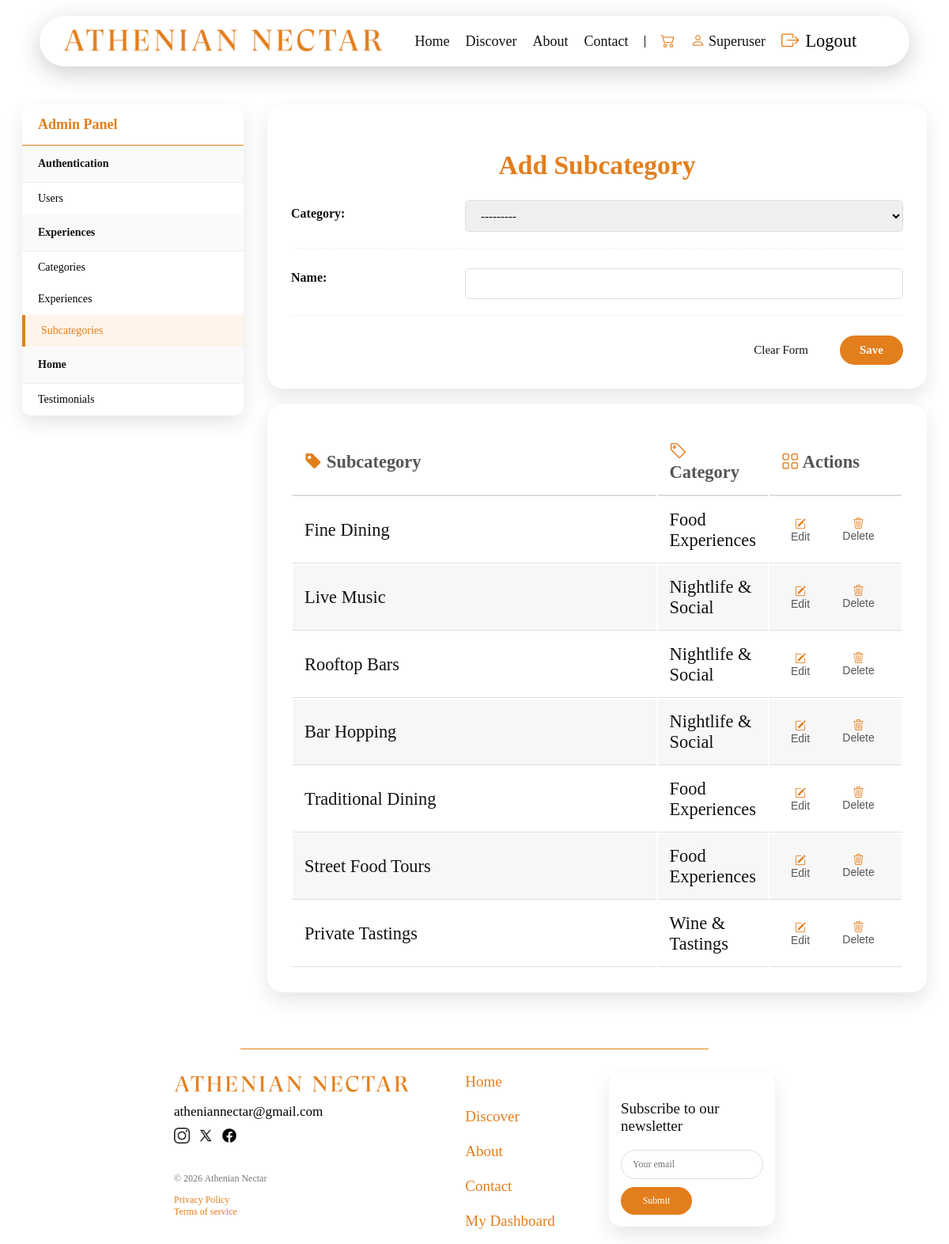
Page /adminpanel/subcategory/add/ (signed in) on the committed database.
### experiences/models.py (models this page shows, shortened)
class Subcategory(models.Model):
    name = models.CharField(max_length=30)
    category = models.ForeignKey(Category, on_delete=models.CASCADE)
    class Meta:
        verbose_name_plural = "Subcategories"

class Category(models.Model):
    name = models.CharField(max_length=30)
    class Meta:
        verbose_name_plural = "Categories"
    def __str__(self):
        return self.name

### adminpanel/views.py (the view)
# urls.py: path('subcategory/add/', views.add_subcategory, name='add_subcategory'),
@user_passes_test(check_admin, login_url='login')
def add_subcategory(request):
    if request.method == 'POST':
        sub_id = request.POST.get('subcategory_id')
        if sub_id:
            try:
                sub_to_update = Subcategory.objects.get(id=sub_id)
                form = SubcategoryForm(request.POST, request.FILES, instance=sub_to_update)
            except Subcategory.DoesNotExist:
                form = SubcategoryForm(request.POST, request.FILES)
        else:
            form = SubcategoryForm(request.POST, request.FILES)
        if form.is_valid():
            form.save()
            return redirect('add_subcategory')
    else:
        form = SubcategoryForm()
    all_subcategories = Subcategory.objects.select_related('category').all().order_by('-id')
    context = {
        'form': form,
        'subcategories': all_subcategories,
    }
    return render(request, 'adminpanel/add_subcategory.html', context)

### adminpanel/forms.py
class SubcategoryForm(forms.ModelForm):
    class Meta:
        model = Subcategory
        fields = ['category', 'name']
        widgets = {
            'name': forms.TextInput(attrs={'class': 'form-control', 'maxlength': '10'}),
        }

### adminpanel/views.py (called while the page is built)
def check_admin(user):
    return user.is_staff

### orders/context_processors.py (called while the page is built)
def cart_processor(request):
    cart = request.session.get('cart', {})
    cart_item_count = len(cart)
    return {'cart_item_count': cart_item_count}

### adminpanel/templates/adminpanel/add_subcategory.html (shortened to what this page needs)
{% extends 'home/base.html' %}
{% load static %}
{% block extra_css %}
    <link rel="stylesheet" href="{% static 'css/adminpanel.css' %}">
    <link rel="stylesheet" href="{% static 'css/users.css' %}">
{% endblock %}
{% block content %}
<div class="add-container">
    <div class="sidebar">
        <div class="admin-side-title">
            <a href="{% url 'admin_panel' %}">Admin Panel</a>
        </div>
        {% if request.user.is_superuser %}
        <div>
            <div class="side-title">Authentication</div>
            <a href="{% url 'add_user' %}" class="side-link">Users</a>
        </div>
        {% endif %}
        <div>
            <div class="side-title">Experiences</div>
            <a href="{% url 'add_category' %}" class="side-link">Categories </a>
            <a href="{% url 'add_experience' %}" class="side-link">Experiences </a>
            <a href="{% url 'add_subcategory' %}" class="side-link active">Subcategories </a>
        </div>
        <div>
            <div class="side-title">Home</div>
            <a href="{% url 'add_testimonial' %}" class="side-link">Testimonials</a>
        </div>
    </div>
    <div class="manage-experiences">
        <div class="admin-card">
            <h2 class="admin-title" id="form_title">Add Subcategory</h2>
            <div id="subcategory_form_container">
                <form id="subcategory_form" method="POST" enctype="multipart/form-data">
                    <div>
                        {% for field in form %}
                        <div class="form-rows">
                            <div class="form-label">
                                <label>{{ field.label }}:</label>
                            </div>
                            <div class="form-input">
                                {{ field }}
                            </div>
                        </div>
                        {% endfor %}
                    </div>
                    <div class="form-buttons">
                        <button type="button" id="cancel_subcategory_button" class="cancel-btn">Clear Form</button>
                        <button type="submit" id="save_button" class="orange-button">Save</button>
                    </div>
                </form>
            </div>
        </div>
        <div class="admin-table-card">
            <div class="admin-table-container">
                <table class="admin-table" id="subcategory_table">
                    <thead>
                        <tr>
                            <th><i class="bi bi-tag-fill"></i> Subcategory </th>
                            <th><i class="bi bi-tag"></i> Category</th>
                            <th><i class="bi bi-grid"></i> Actions</th>
                        </tr>
                    </thead>
                    <tbody>
                        {% for sub in subcategories %}
                        <tr class="table-row"
                                data-id="{{ sub.id }}"
                                data-name="{{ sub.name }}"
                                data-category="{{ sub.category.id }}">
                            <td data-label="Subcategory">{{ sub.name }}</td>
                            <td data-label="Category">{{ sub.category.name }}</td>
                            <td>
                                <div class="actions">
                                    <button type="button" class="action-btn edit-btn"><i class="bi bi-pencil-square"></i> Edit</button>
                                    <form action="{% url 'delete_subcategory' sub.id %}" method="POST" class="inline-form" onsubmit="return confirm('Are you sure you want to delete {{ sub.name|escapejs }}? This cannot be undone.');">
                                        <button type="submit" class="action-btn delete-btn"><i class="bi bi-trash3"></i> Delete</button>
                                    </form>
                                </div>
                            </td>
                        </tr>
                        {% empty %}
                        <tr>
                            <td colspan="3" class="empty-state">No subcategories added yet.</td>
                        </tr>
                        {% endfor %}
                    </tbody>
                </table>
            </div>
        </div>
    </div> </div>
{% endblock %}

### home/templates/home/header.html (shortened to what this page needs)
{% load static %}
<header class="athenian-header">
    <div class="header-container">
        <div class="logo-section">
                <a href="{% url 'home' %}">
                <img src="{% static 'images/logo.png' %}" alt="Athenian Nectar Logo">
            </a>
        </div>
        <nav class="nav-links" aria-label="Main navigation">
            <a href="{% url 'home' %}">Home</a>
            <a href="{% url 'discover' %}">Discover</a>
            <a href="{% url 'about' %}">About</a>
            <a href="{% url 'contact' %}">Contact</a>
            {% if user.is_authenticated %}
                <a href="{% url 'cart_detail' %}" class="nav-link">
                    <i class="bi bi-cart2"></i>
                </a>
                <a href="{% url 'dashboard' %}" class="username_overflow">
                    <i class="bi bi-person"></i>
                    <span>{{ user.username|title }}</span>
                </a>
                <form action="{% url 'logout' %}" method="post" class="logout-form">
                    <button type="submit" class="logout-button">
                        <i class="bi bi-box-arrow-right"></i>
                        <span>Logout</span>
                    </button>
                </form>
            {% else %}
                <a href="{% url 'login' %}">
                    <i class="bi bi-person"></i>
                    <span>Login/Register</span>
                </a>
            {% endif %}
        </nav>
    </div>
</header>

### home/static/css/style.css (style rules this page uses)
:root { --bg-color: #ffffff; --text-color: #111111; --text-muted: #555555; --border-color: #dddddd; --line-color: #000000; }
body { background-color: var(--bg-color); color: var(--text-color); transition: background-color 0.3s ease, color 0.3s ease; font-family: 'Georgia', 'Perpetua', 'Perpetua Titling MT', 'Times New Roman',serif; font-size: 140%; display: flex; flex-direction: column; min-height: 100vh; }
a { color: #e37e1c; text-decoration: none; }
.orange-button { width:100%; padding:14px; background:#e37e1c; color:white; border:none; border-radius:30px; font-size:16px; cursor:pointer; font-family: inherit; }
.athenian-header { padding: 0 20px; position: sticky; top: 20px; z-index: 1000; }
.header-container { display: flex; justify-content: space-between; align-items: center; max-width: 1100px; margin: 0 auto; background-color: var(--bg-color); padding: 12px 30px; border-radius: 50px; box-shadow: 0 8px 30px rgba(0,0,0,0.2); }
.logo-section img { height: 40px; width: auto; display: block; }
.nav-links { display: flex; align-items: center; gap: 20px; }
.nav-links a { color: var(--text-color); text-decoration: none; font-size: 18px; transition: color 0.3s; }
.logout-button { background: none; border: none; padding: 0; margin: 0; font-family: inherit; font-size: inherit; cursor: pointer; display: flex; gap: 8px; transition: color 0.2s ease; }
.username_overflow { white-space: nowrap; overflow: hidden; text-overflow: ellipsis; }

### home/static/css/cart.css (style rules this page uses)
.nav-link { display: inline-flex; align-items: center; gap: 6px; text-decoration: none; }
* { box-sizing: border-box; }
.form-control { width: 97%; padding: 10px; border: 1px solid #ddd; border-radius: 5px; margin-top: 5px; }
.form-label { font-size: 16px; font-weight: bold; }

### home/static/css/users.css (style rules this page uses)
.bi { color: #e37e1c; }
* { box-sizing: border-box; }

### rows in the picture
Subcategory: name "Fine Dining", category.name "Food Experiences"
Subcategory: name "Live Music", category.name "Nightlife & Social"
Subcategory: name "Rooftop Bars", category.name "Nightlife & Social"
Subcategory: name "Bar Hopping", category.name "Nightlife & Social"
Subcategory: name "Traditional Dining", category.name "Food Experiences"
Subcategory: name "Street Food Tours", category.name "Food Experiences"
Subcategory: name "Private Tastings", category.name "Wine & Tastings"

### other values in the picture
{{ user.username|title }} "Superuser"
{{ field.label }} "Category" "Name"
